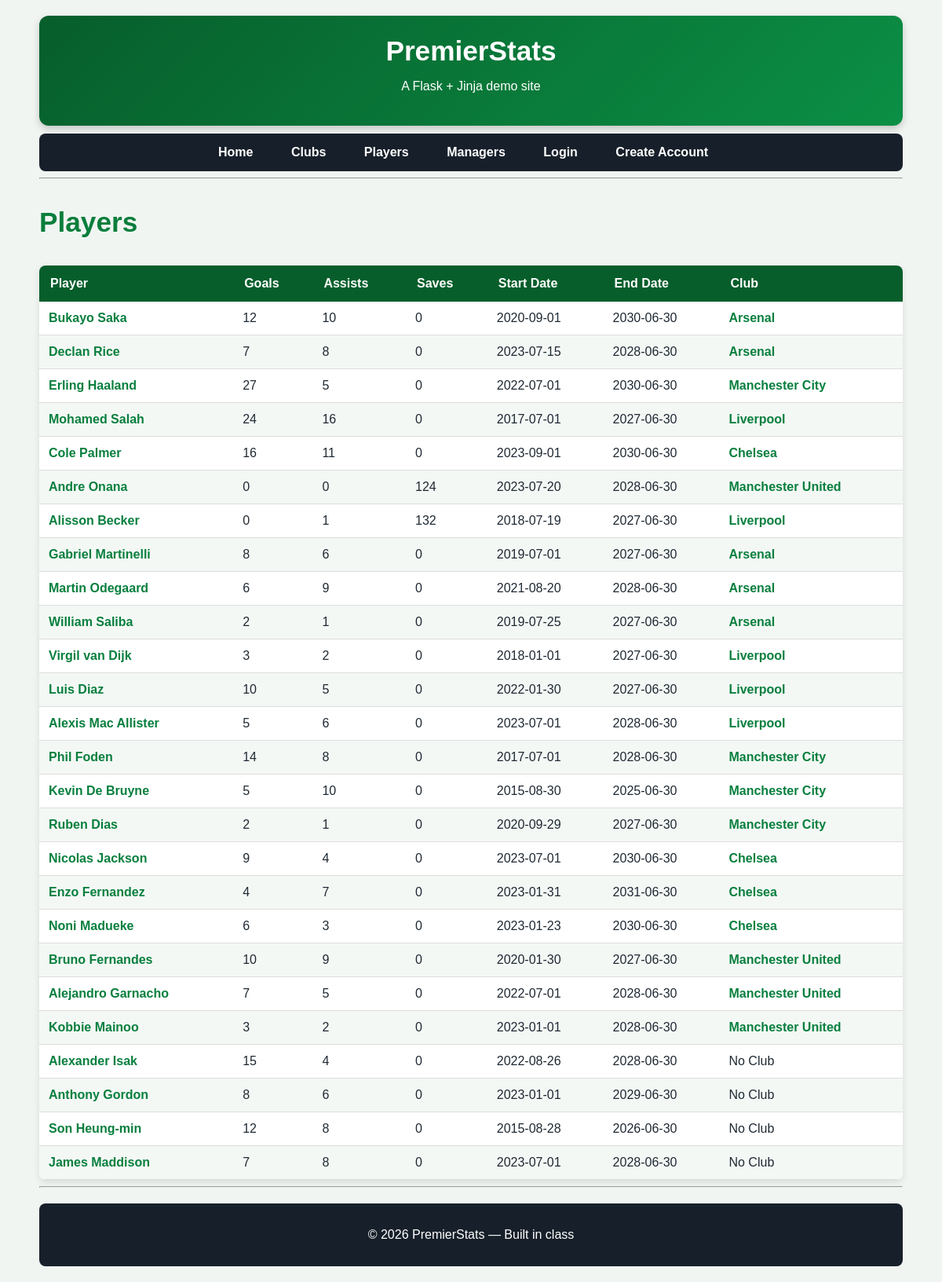
The page /players on the database its author committed.
### app.py (models this page shows)
class Players(db.Model):
    Playerid = db.Column(db.Integer, primary_key=True)
    name = db.Column(db.String(80), nullable=False)
    Goals = db.Column(db.Integer, nullable=False)
    Assists = db.Column(db.Integer, nullable=False)
    Saves = db.Column(db.Integer, nullable=False)
    PlayerStartDate = db.Column(db.Date, nullable=False)
    PlayerEndDate = db.Column(db.Date, nullable=False)
    clubs = db.relationship(
        "Clubs",
        secondary=clubs_players,
        back_populates="players"
    )

class Clubs(db.Model):
    Clubid = db.Column(db.Integer, primary_key=True)
    name = db.Column(db.String(80), nullable=False)
    Wins = db.Column(db.Integer, nullable=False)
    Losses = db.Column(db.Integer, nullable=False)
    Managerid = db.Column(
    db.Integer,
    db.ForeignKey("managers.Managerid")
)
    players = db.relationship(
        "Players",
        secondary=clubs_players,
        back_populates="clubs"
    )

### app.py (the view)
    @app.route("/players")
    def players():
        all_players = Players.query.all()
        return render_template("players.html",
            page_title="Players",
            players=all_players)

### templates/Players.html
{% extends "layout.html" %}
{% block content %}
<h3>{{ page_title }}</h3>
<table>
    <thead>
        <tr>
            <th>Player</th>
            <th>Goals</th>
            <th>Assists</th>
            <th>Saves</th>
            <th>Start Date</th>
            <th>End Date</th>
            <th>Club</th>
        </tr>
    </thead>
    <tbody>
        {% for player in players %}
        <tr>
            <td>
                <a href="{{ url_for('player', Playerid=player.Playerid) }}">
                    {{ player.name }}
                </a>
            </td>
            <td>{{ player.Goals }}</td>
            <td>{{ player.Assists }}</td>
            <td>{{ player.Saves }}</td>
            <td>{{ player.PlayerStartDate }}</td>
            <td>{{ player.PlayerEndDate }}</td>
            <td>
                {% if player.clubs %}
                    {% for club in player.clubs %}
                        <a href="{{ url_for('club', Clubid=club.Clubid) }}">
                            {{ club.name }}
                        </a>
                    {% endfor %}
                {% else %}
                    No Club
                {% endif %}
            </td>
        </tr>
        {% endfor %}
    </tbody>
</table>
{% endblock %}

### static/style.css (style rules this page uses)
body { font-family: Arial, Helvetica, sans-serif; max-width: 1100px; margin: 20px auto; padding: 0 20px; background-color: #f1f5f2; color: #1f2933; }
h3 { color: #0a7e3c; font-size: 2.2em; }
table { width: 100%; border-collapse: collapse; margin-top: 20px; background-color: white; border-radius: 8px; overflow: hidden; box-shadow: 0 3px 8px rgba(0, 0, 0, 0.1); }
th { background-color: #075e2b; color: white; padding: 14px; text-align: left; }
td { padding: 12px; border-bottom: 1px solid #ddd; }
tr:nth-child(even) { background-color: #f4f8f5; }
a { color: #087f3e; font-weight: bold; text-decoration: none; }

### rows shown on the page
Players: name "Bukayo Saka", Goals "12", Assists "10", Saves "0", PlayerStartDate "2020-09-01", PlayerEndDate "2030-06-30"
Clubs: name "Arsenal"
Players: name "Declan Rice", Goals "7", Assists "8", Saves "0", PlayerStartDate "2023-07-15", PlayerEndDate "2028-06-30"
Players: name "Erling Haaland", Goals "27", Assists "5", Saves "0", PlayerStartDate "2022-07-01", PlayerEndDate "2030-06-30"
Clubs: name "Manchester City"
Players: name "Mohamed Salah", Goals "24", Assists "16", Saves "0", PlayerStartDate "2017-07-01", PlayerEndDate "2027-06-30"
Clubs: name "Liverpool"
Players: name "Cole Palmer", Goals "16", Assists "11", Saves "0", PlayerStartDate "2023-09-01", PlayerEndDate "2030-06-30"
Clubs: name "Chelsea"
Players: name "Andre Onana", Goals "0", Assists "0", Saves "124", PlayerStartDate "2023-07-20", PlayerEndDate "2028-06-30"
Clubs: name "Manchester United"
Players: name "Alisson Becker", Goals "0", Assists "1", Saves "132", PlayerStartDate "2018-07-19", PlayerEndDate "2027-06-30"
Players: name "Gabriel Martinelli", Goals "8", Assists "6", Saves "0", PlayerStartDate "2019-07-01", PlayerEndDate "2027-06-30"
Players: name "Martin Odegaard", Goals "6", Assists "9", Saves "0", PlayerStartDate "2021-08-20", PlayerEndDate "2028-06-30"
Players: name "William Saliba", Goals "2", Assists "1", Saves "0", PlayerStartDate "2019-07-25", PlayerEndDate "2027-06-30"
Players: name "Virgil van Dijk", Goals "3", Assists "2", Saves "0", PlayerStartDate "2018-01-01", PlayerEndDate "2027-06-30"
Players: name "Luis Diaz", Goals "10", Assists "5", Saves "0", PlayerStartDate "2022-01-30", PlayerEndDate "2027-06-30"
Players: name "Alexis Mac Allister", Goals "5", Assists "6", Saves "0", PlayerStartDate "2023-07-01", PlayerEndDate "2028-06-30"
Players: name "Phil Foden", Goals "14", Assists "8", Saves "0", PlayerStartDate "2017-07-01", PlayerEndDate "2028-06-30"
Players: name "Kevin De Bruyne", Goals "5", Assists "10", Saves "0", PlayerStartDate "2015-08-30", PlayerEndDate "2025-06-30"
Players: name "Ruben Dias", Goals "2", Assists "1", Saves "0", PlayerStartDate "2020-09-29", PlayerEndDate "2027-06-30"
Players: name "Nicolas Jackson", Goals "9", Assists "4", Saves "0", PlayerStartDate "2023-07-01", PlayerEndDate "2030-06-30"
Players: name "Enzo Fernandez", Goals "4", Assists "7", Saves "0", PlayerStartDate "2023-01-31", PlayerEndDate "2031-06-30"
Players: name "Noni Madueke", Goals "6", Assists "3", Saves "0", PlayerStartDate "2023-01-23", PlayerEndDate "2030-06-30"
Players: name "Bruno Fernandes", Goals "10", Assists "9", Saves "0", PlayerStartDate "2020-01-30", PlayerEndDate "2027-06-30"
Players: name "Alejandro Garnacho", Goals "7", Assists "5", Saves "0", PlayerStartDate "2022-07-01", PlayerEndDate "2028-06-30"
Players: name "Kobbie Mainoo", Goals "3", Assists "2", Saves "0", PlayerStartDate "2023-01-01", PlayerEndDate "2028-06-30"
Players: name "Alexander Isak", Goals "15", Assists "4", Saves "0", PlayerStartDate "2022-08-26", PlayerEndDate "2028-06-30", shows "No Club"
Players: name "Anthony Gordon", Goals "8", Assists "6", Saves "0", PlayerStartDate "2023-01-01", PlayerEndDate "2029-06-30", shows "No Club"
Players: name "Son Heung-min", Goals "12", Assists "8", Saves "0", PlayerStartDate "2015-08-28", PlayerEndDate "2026-06-30", shows "No Club"
Players: name "James Maddison", Goals "7", Assists "8", Saves "0", PlayerStartDate "2023-07-01", PlayerEndDate "2028-06-30", shows "No Club"

### other values the page prints
{{ page_title }} "Players"
